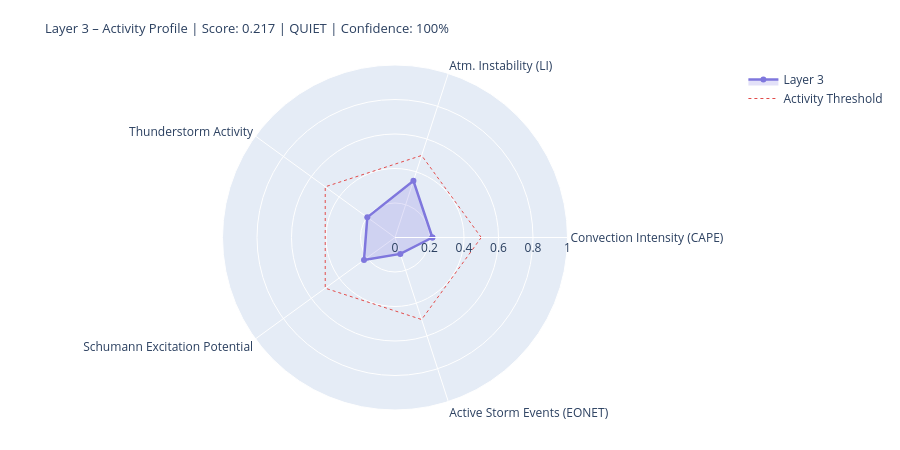

Source (notebook cell):
### Markdown cell above
---
## 4. State Assessment & Handoff to Layer 4/5

### Code cell
# ============================================================
# LAYER-3-SCORE
# Five dynamic components
# ============================================================

def norm(v, lo, hi):
    if v is None or (isinstance(v, float) and math.isnan(v)): return None
    return round(max(0.0, min(1.0, (v - lo) / (hi - lo))), 4)

# --- 1) Convection intensity (global CAPE mean) ---
cape_mean = df_atm['cape'].dropna().mean() if not df_atm.empty else None
conv_score = norm(cape_mean, 0, 3000)
conv_src   = 'primary' if cape_mean is not None else 'missing'

# --- 2) Atmospheric instability (LI mean) ---
li_mean   = df_atm['li'].dropna().mean() if not df_atm.empty else None
# Negative LI = unstable → higher score
instab_score = norm(-li_mean if li_mean is not None else None, -6, 6)
instab_src   = 'primary' if li_mean is not None else 'missing'

# --- 3) Thunderstorm activity (mean thunder score + WMO count) ---
thunder_mean = df_atm['thunder_score'].mean() if not df_atm.empty else None
n_thunder    = int(df_atm['thunderstorm'].sum()) if not df_atm.empty else 0
thunder_score_val = norm(
    (thunder_mean or 0) * 0.7 + n_thunder * 0.1, 0, 1.0
) if thunder_mean is not None else None
thunder_src = 'primary'

# --- 4) Schumann excitation potential (weighted Schumann contribution) ---
schumann_pot = df_atm['schumann_contribution'].mean() if not df_atm.empty else None
# Boosted by Layer-2 thunderstorm trigger
if schumann_pot is not None and l2_thunder:
    schumann_pot = min(1.0, schumann_pot * 1.2)
schumann_score = norm(schumann_pot, 0, 1.0) if schumann_pot is not None else None
schumann_src   = 'derived'

# --- 5) Storm activity (NASA EONET) ---
# Distinction: None = data not loaded, 0.0 = loaded but no events
storm_score = None
storm_src   = 'missing'
if raw.get('storms') is not None:          # API reached successfully
    storm_score = norm(len(storm_events), 0, 30) if storm_events else 0.0
    storm_src   = 'primary'

# X-Ray and Kp: context only, not in dynamic score
# (X-Ray = Layer-0/4 driver; Kp = geomagnetic index, not a lightning proxy)
xray_context = None
if raw.get('xray'):
    df_xc = pd.DataFrame(raw['xray'])
    fc = next((c for c in df_xc.columns
               if any(k in c.lower() for k in ['flux','long']) and 'time' not in c.lower()),
              df_xc.columns[1])
    df_xc[fc] = pd.to_numeric(df_xc[fc], errors='coerce')
    xray_last = df_xc[fc].dropna().iloc[-1] if not df_xc[fc].dropna().empty else None
    if xray_last:
        xray_class = ('X' if xray_last>=1e-4 else 'M' if xray_last>=1e-5
                      else 'C' if xray_last>=1e-6 else 'B')
        xray_context = {'flux': float(xray_last), 'class': xray_class}
        print(f'X-Ray context: {xray_class}-class ({xray_last:.2e} W/m²)')

# --- Aggregate ---
COMPONENTS = {
    'Convection Intensity (CAPE)':  {'score': conv_score,       'source': conv_src,    'dynamic': True},
    'Atm. Instability (LI)':         {'score': instab_score,     'source': instab_src,  'dynamic': True},
    'Thunderstorm Activity':              {'score': thunder_score_val, 'source': thunder_src, 'dynamic': True},
    'Schumann Excitation Potential':   {'score': schumann_score,   'source': schumann_src,'dynamic': True},
    'Active Storm Events (EONET)': {'score': storm_score,      'source': storm_src,   'dynamic': True},
}

available   = {k: v['score'] for k, v in COMPONENTS.items() if v['score'] is not None}
unavailable = [k for k, v in COMPONENTS.items() if v['score'] is None]
layer3_score = round(sum(available.values()) / len(available), 4) if available else None
confidence   = round(len(available) / len(COMPONENTS), 2)
level = ('unknown' if layer3_score is None
         else 'quiet'   if layer3_score < 0.3
         else 'moderate' if layer3_score < 0.6
         else 'active')
dominant_l3 = max(available, key=available.get) if available else 'none'

# --- Ausgabe ---
W = 68
print('=' * W)
print('LAYER 3 – ATMOSPHERE / WEATHER / THUNDERSTORMS – STATE ASSESSMENT')
print('=' * W)
for name, comp in COMPONENTS.items():
    s = comp['score']
    if s is not None:
        bar = '█' * int(s * 20) + '░' * (20 - int(s * 20))
        print(f'  {name:<36} {bar}  {s:.3f}  [{comp["source"]}]')
    else:
        print(f'  {name:<36} {"─" * 20}  n/a   [missing]')
print('-' * W)
print(f'  Score:        {layer3_score:.3f}  ({len(available)}/{len(COMPONENTS)} components)')
print(f'  Confidence:   {confidence:.0%}')
print(f'  Level:        {level.upper()}')
print(f'  Dominant:     {dominant_l3}')
print(f'  CAPE mean:    {cape_mean:.0f} J/kg' if cape_mean else '  CAPE mean:    n/a')
print(f'  LI mean:      {li_mean:.1f} K' if li_mean is not None else '  LI mean:      n/a')
print(f'  Thunderstorms:{n_thunder} points (WMO)  +  {len(storm_events)} NASA EONET')
print('=' * W)

# Radar
cats   = list(available.keys())
vals_r = list(available.values())
if len(cats) >= 3:
    fig = go.Figure()
    fig.add_trace(go.Scatterpolar(
        r=vals_r + [vals_r[0]], theta=cats + [cats[0]],
        fill='toself', fillcolor='rgba(127,119,221,0.22)',
        line=dict(color='#7F77DD', width=2.5), name='Layer 3'
    ))
    fig.add_trace(go.Scatterpolar(
        r=[0.5] * (len(cats)+1), theta=cats + [cats[0]],
        line=dict(color='#E24B4A', dash='dot', width=1),
        mode='lines', name='Activity Threshold'
    ))
    fig.update_layout(
        title=dict(
            text=f'Layer 3 – Activity Profile | Score: {layer3_score:.3f} | {level.upper()} | Confidence: {confidence:.0%}',
            font=dict(size=13)
        ),
        polar=dict(radialaxis=dict(visible=True, range=[0, 1])),
        height=450, showlegend=True,
        margin=dict(l=60, r=60, t=65, b=40)
    )
    fig.show()

### Figure 1 — Plotly figure (JSON) as saved in the notebook; plotly's stock layout.template omitted (floating-point values rounded to 4 significant figures)
{"data": [{"fill": "toself", "fillcolor": "rgba(127,119,221,0.22)", "line": {"color": "#7F77DD", "width": 2.5}, "name": "Layer 3", "r": [0.2167, 0.3458, 0.1985, 0.2223, 0.1, 0.2167], "theta": ["Convection Intensity (CAPE)", "Atm. Instability (LI)", "Thunderstorm Activity", "Schumann Excitation Potential", "Active Storm Events (EONET)", "Convection Intensity (CAPE)"], "type": "scatterpolar"}, {"line": {"color": "#E24B4A", "dash": "dot", "width": 1}, "mode": "lines", "name": "Activity Threshold", "r": [0.5, 0.5, 0.5, 0.5, 0.5, 0.5], "theta": ["Convection Intensity (CAPE)", "Atm. Instability (LI)", "Thunderstorm Activity", "Schumann Excitation Potential", "Active Storm Events (EONET)", "Convection Intensity (CAPE)"], "type": "scatterpolar"}], "layout": {"height": 450, "margin": {"b": 40, "l": 60, "r": 60, "t": 65}, "polar": {"radialaxis": {"range": [0, 1], "visible": true}}, "showlegend": true, "title": {"font": {"size": 13}, "text": "Layer 3 – Activity Profile | Score: 0.217 | QUIET | Confidence: 100%"}}}
